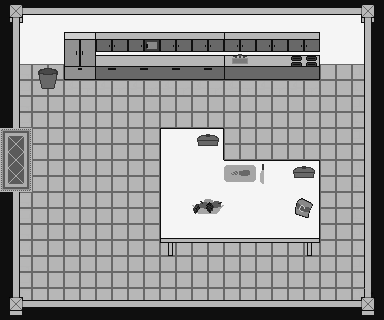

The image is a tile-based game level rendered from a .tmx file. Its description and source (layers, tilesets, objects; grid data summarised) follow:
An orthogonal 12x10 tile map with 32x32 px tiles, 1 tile layer (Tile Layer 1).

<map version="1.0" orientation="orthogonal" width="12" height="10" tilewidth="32" tileheight="32">
 <tileset firstgid="1" name="KitchenBasic" tilewidth="32" tileheight="32">
  <image source="KitchenBasic.png" width="288" height="256" />
 </tileset>
 <layer name="Tile Layer 1" width="12" height="10">
  <data>[120 cells, 120 non-empty, 38 distinct tile ids]</data>
 </layer>
</map>